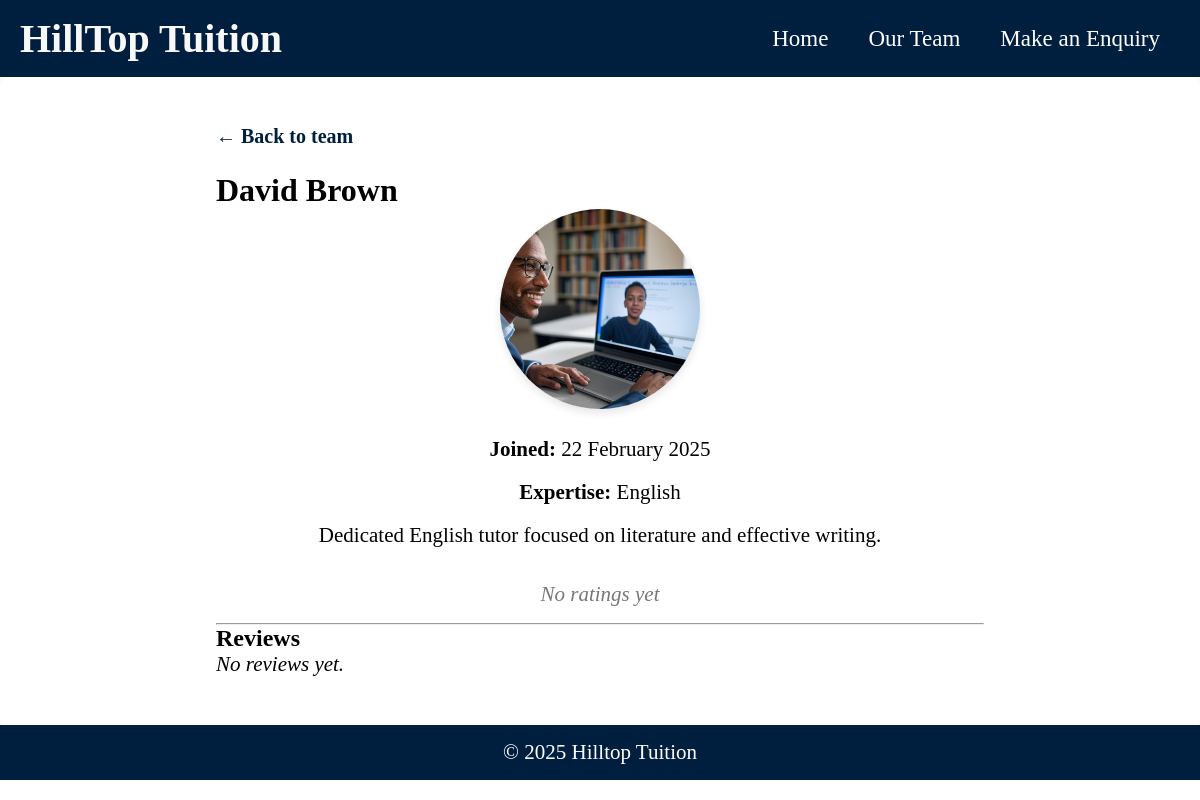
The page /tutor/6/ on the database its author committed.
### home/models.py (models this page shows, shortened)
class Tutor(models.Model):
    name = models.CharField(max_length=100, verbose_name="Tutor Name")
    about = models.TextField(max_length=2000, blank=True)
    summary = models.CharField(
        max_length=500,  # Adjust max_length as needed
        verbose_name="Short Summary",
        blank=True,
        help_text="Enter a short summary (max 500 characters)."
    )
    created = models.DateTimeField(default=timezone.now, verbose_name="Date Joined")
    image = models.ImageField(
        upload_to='tutors/',
        blank=True,
        null=True,
        verbose_name="Profile Image"
    )
    expertise = models.ManyToManyField(
        Expertise,
        related_name='tutors',
        blank=True,
        verbose_name="Areas of Expertise"
    )
    qualifications = models.TextField(
        max_length=500,
        blank=True,
        verbose_name="Qualifications",
        help_text="List the tutor’s qualifications (comma-separated or free text)."
    )
    @property
    def average_rating(self):
        agg = self.reviews.filter(stars__isnull=False).aggregate(avg=Avg('stars'))
        if agg['avg'] is None:
            return None
        return round(agg['avg'], 1)
    def expertise_list(self):
        return ", ".join(e.name for e in self.expertise.all())

class Expertise(models.Model):
    name = models.CharField(max_length=50, unique=True, verbose_name="Expertise Area")

### home/views.py (the view)
# urls.py: path('tutor/<int:pk>/', views.tutor_detail, name='tutor_detail'),
def tutor_detail(request, pk):
    tutor = get_object_or_404(Tutor, pk=pk)
    reviews = tutor.reviews.order_by('-created_at')
    return render(request, 'home/tutor_detail.html', {
        'tutor': tutor,
        'reviews': reviews,
    })

### home/templates/home/tutor_detail.html (shortened to what this page needs)
{% extends 'home/base.html' %}
{% load static %}
{% block content %}
<div class="tutor-detail">
  <a href="{% url 'meettheteam' %}" class="back-link">&larr; Back to team</a>
  <h1 class="tutor-name">{{ tutor.name }}</h1>
  {% if tutor.image %}
  <div class="tutor-image-container">
    <img src="{{ tutor.image.url }}" alt="{{ tutor.name }}" class="tutor-image" />
  </div>
  {% endif %}
  <div class="tutor-info">
    <p><strong>Joined:</strong> {{ tutor.created|date:"j F Y" }}</p>
    <p><strong>Expertise:</strong> {{ tutor.expertise_list }}</p>
    {% if tutor.about %}
    <div class="tutor-about">
      {{ tutor.about|linebreaks }}
    </div>
    {% endif %}
    <div class="tutor-rating">
      {% if tutor.average_rating %}
      <span class="avg">{{ tutor.average_rating }}/5 ★</span>
      <span class="count">({{ tutor.review_count }} review{{ tutor.review_count|pluralize }})</span>
      {% else %}
      <span class="no-rating"><em>No ratings yet</em></span>
      {% endif %}
    </div>
  </div>
  <hr />
  <section class="tutor-reviews">
    <h2>Reviews</h2>
    {% if reviews %}
      {% for review in reviews %}
      <article class="review-card-detail">
        <p class="review-text">“{{ review.text }}”</p>
        <time datetime="{{ review.created_at|date:'Y-m-d' }}">{{ review.created_at|date:"j F Y" }}</time>
        <div class="review-stars">
          {% if review.stars %}
            {% for i in "12345" %}
              {% if forloop.counter <= review.stars %}
                ★
              {% else %}
                ☆
              {% endif %}
            {% endfor %}
            <span class="sr-only">{{ review.stars }}/5 stars</span>
          {% else %}
            <em>No rating</em>
          {% endif %}
        </div>
      </article>
      {% endfor %}
    {% else %}
      <p><em>No reviews yet.</em></p>
    {% endif %}
  </section>
</div>
{% endblock %}

### home/static/home/home_styles.css (style rules this page uses)
:root { --primary-color: #001f3f; --secondary-color: #f8f8f8; --background-color: #ffff; --font-color: #000000; --hover-color: #0b5a8f; --font-main: Didot, Didot LT STD, Hoefler Text, Garamond, Calisto MT, Times New Roman, serif; --padding: 10px; --main-heading: 40px; --nav-link-size: 23px; --page-heading: 25px; --sub-heading: 20px; --paragraph: 21px; }
* { margin: 0; padding: 0; box-sizing: border-box; }
body { font-family: var(--font-main); background-color: var(--background-color); color: var(--font-color) !important; display: flex; width: 100%; flex-direction: column; }
body p { font-size: var(--paragraph); }
.back-link { display: inline-block; margin-bottom: 1.5rem; font-size: var(--sub-heading); color: var(--primary-color); text-decoration: none; font-weight: bold; }
.tutor-info { text-align: center; display: flex; flex-direction: column; align-items: center; gap: 10px; }
.tutor-info p { font-size: var(--paragraph); margin-bottom: 0.5rem; overflow-wrap: anywhere; word-wrap: break-word; hyphens: auto; }
.tutor-info { text-align: center; font-size: var(--main-heading); gap: 10px; }
.tutor-rating { display: flex; justify-content: center; align-items: center; gap: 0.5rem; margin: 1rem 0; font-size: var(--paragraph); }
.tutor-detail { width: 90%; max-width: 800px; margin: 2rem auto; padding: 1rem; }
.tutor-image-container { text-align: center; margin-bottom: 1.5rem; }
.tutor-image { width: 200px; height: 200px; object-fit: cover; border-radius: 50%; box-shadow: 0 4px 8px rgba(0,0,0,0.1); }
.no-rating { font-style: italic; color: #777; }

### rows shown on the page
Tutor: name "David Brown", image (picture), created "22 February 2025", expertise_list "English", about "Dedicated English tutor focused on literature and effective writing."
